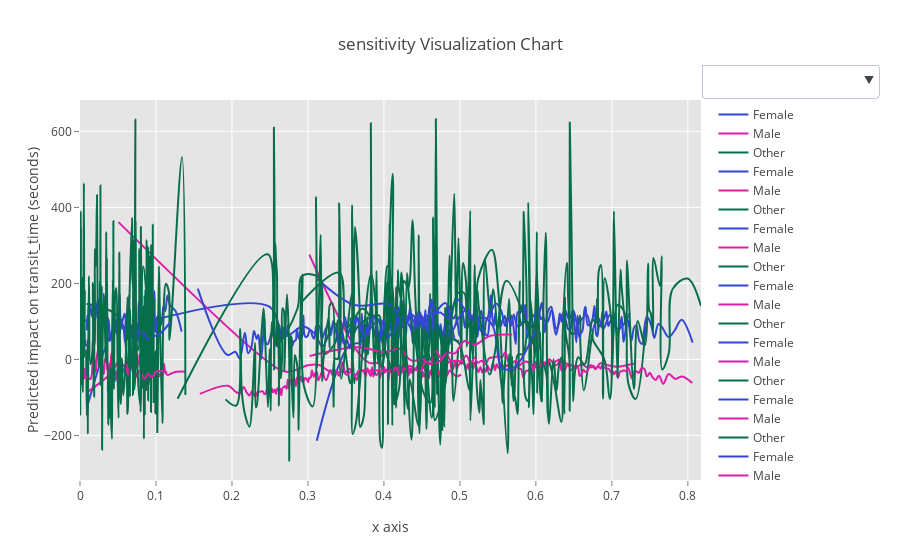

Here is the notebook cell this chart was saved with:
### Code cell
RE.data_set.viz_now(groupby_name='gender')
